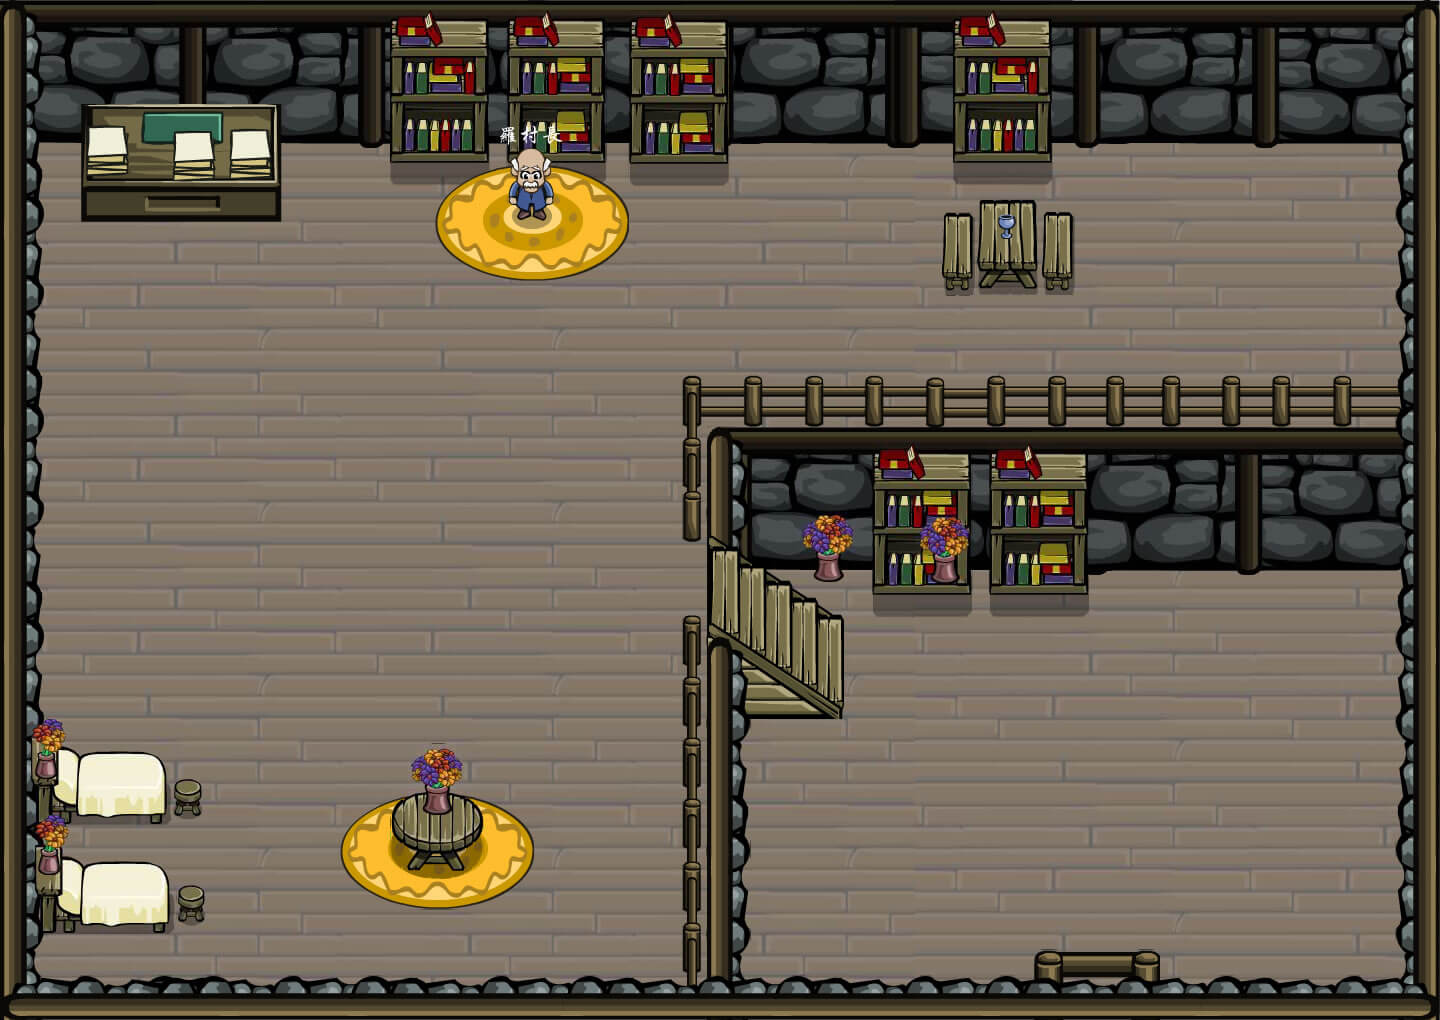

A level layout from a 2D game, rendered from its tile map. Below: a short description, then the map file with tile-grid data replaced by summaries:
An orthogonal 72x51 tile map with 20x20 px tiles, 1 tile layer (房间) and 8 objects (LuoCunZhang, Door, mainPlayer).

<map version="1.0" orientation="orthogonal" width="72" height="51" tilewidth="20" tileheight="20">
 <tileset firstgid="1" name="luocunzhangjia-min" tilewidth="20" tileheight="20">
  <image source="../img/map/luocunzhangjia-min.jpg" width="1440" height="1020" />
 </tileset>
 <layer name="房间" width="72" height="51">
  <data>[3672 cells, 3672 non-empty, 3672 distinct tile ids]</data>
 </layer>
 <objectgroup name="npc" width="72" height="51">
  <object name="LuoCunZhang" x="498" y="226" width="64" height="20" />
 </objectgroup>
 <objectgroup name="Door" width="72" height="51">
  <object name="Door" x="1041" y="946" width="110" height="22">
   <properties>
    <property name="location" value="3040,3210" />
    <property name="to" value="xiaozhen_shang" />
   </properties>
  </object>
 </objectgroup>
 <objectgroup name="player" width="72" height="51">
  <object name="mainPlayer" x="1072" y="907" width="46" height="18" />
 </objectgroup>
 <objectgroup name="collision" width="72" height="51">
  <object x="1397" y="376">
   <polyline points="0,0 -3,-227 -341,-224 -341,-214 -445,-213 -446,-229 -666,-230 -666,-216 -1115,-219 -1115,-156 -1352,-155 -1354,340 -1313,374 -1242,377 -1200,403 -1194,410 -1194,441 -1235,448 -1325,449 -1326,478 -1238,488 -1196,512 -1190,516 -1190,542 -1235,556 -1352,558 -1352,597 -719,600 -716,243 -559,341 -647,343 -647,597 -1,596 0,194 -292,196 -310,217 -525,216 -555,240 -689,162 -715,162 -716,-2 -2,-1" />
  </object>
  <object x="509" y="158">
   <polyline points="0,0 2,57 46,57 47,1" />
  </object>
  <object x="980" y="199">
   <polyline points="0,0 -34,14 -37,76 -34,89 90,91 93,16 53,2 -4,2" />
  </object>
  <object x="396" y="792" width="85" height="60">
   <ellipse />
  </object>
  <object x="413" y="742" width="51" height="51">
   <ellipse />
  </object>
 </objectgroup>
</map>
